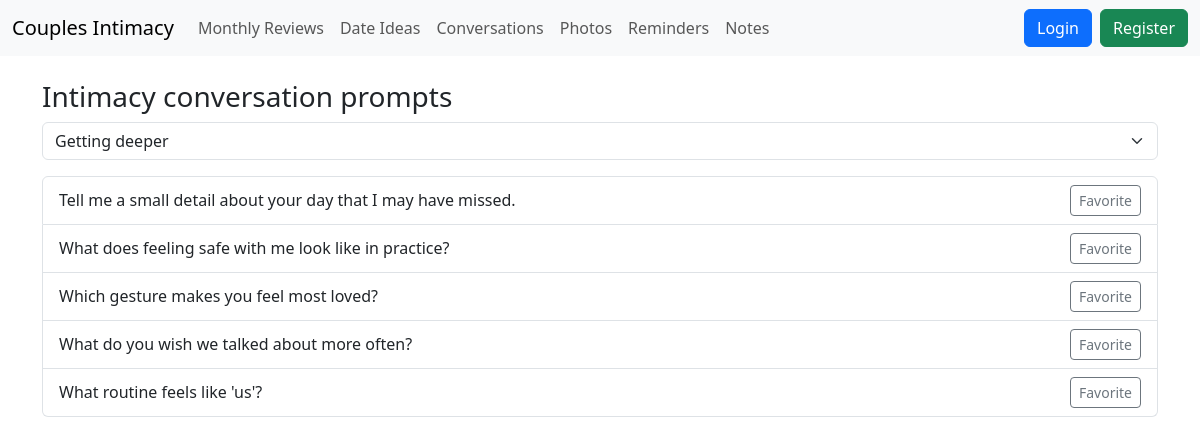
Screenshot of /?r=prompts/index (signed in) with the database file from the repository.
### tables this page shows
CREATE TABLE IF NOT EXISTS conversation_prompts (
  id INT AUTO_INCREMENT PRIMARY KEY,
  category ENUM('getting_deeper','dreams','past','physical','emotional','future') NOT NULL,
  text TEXT NOT NULL,
  privacy_level ENUM('all','established') DEFAULT 'all'
);

### app/Controllers/PromptsController.php (called while the page is built, shortened)
<?php
class PromptsController extends Controller {
    public function indexAction(): void {
        $category = $_GET['category'] ?? 'getting_deeper';
        $prompts = Prompt::listByCategory($category);
        $this->view('prompts/index', compact('prompts','category'));
    }
}

### app/Core/Router.php (called while the page is built, shortened)
<?php
class Router {
    public function dispatch(string $route): void {
        [$controller, $action] = array_pad(explode('/', $route), 2, 'index');
        $actionMethod = $action . 'Action';
        $instance = new $controllerClass();
        $instance->$actionMethod();
    }
}

### public/index.php (called while the page is built, shortened)
<?php
require_once __DIR__ . '/../app/Core/Autoload.php';
$route = $_GET['r'] ?? 'dashboard/index';
$router = new Router();
$router->dispatch($route);

### app/Core/Autoload.php (called while the page is built, shortened)
<?php
spl_autoload_register(function ($class) {
    $prefix = 'App\\';
    $base_dir = __DIR__ . '/../';
    $len = strlen($prefix);
    $relative_class = substr($class, $len);
    $file = $base_dir . str_replace('\\', '/', $relative_class) . '.php';
});

### app/Core/Database.php (called while the page is built, shortened)
<?php
class Database {
    private static ?PDO $pdo = null;
    public static function pdo(): PDO {
        if (self::$pdo === null) {
            $dsn = 'mysql:host=' . DB_HOST . ';dbname=' . DB_NAME . ';charset=' . DB_CHARSET;
            $opts = [
                PDO::ATTR_ERRMODE => PDO::ERRMODE_EXCEPTION,
                PDO::ATTR_DEFAULT_FETCH_MODE => PDO::FETCH_ASSOC,
                PDO::ATTR_EMULATE_PREPARES => false,
            ];
            try {
                self::$pdo = new PDO($dsn, DB_USER, DB_PASS, $opts);
            } catch (PDOException $e) {
                http_response_code(500);
                exit('Database connection failed.');
            }
        }
        return self::$pdo;
    }
}

### app/Models/Prompt.php (called while the page is built, shortened)
<?php
class Prompt {
    public static function listByCategory(string $category): array {
        $stmt = Database::pdo()->prepare("SELECT * FROM conversation_prompts WHERE category=? ORDER BY id");
        $stmt->execute([$category]);
        return $stmt->fetchAll();
    }
}

### app/Core/Helpers.php (called while the page is built, shortened)
<?php
class Helpers {
    public static function e(string $s): string { return htmlspecialchars($s, ENT_QUOTES, 'UTF-8'); }
    public static function route(string $r): string { return BASE_URL . '?r=' . $r; }
}

### app/Views/prompts/index.php (the view, shortened to what this page needs)
<h3>Intimacy conversation prompts</h3>
<form class="mb-3" method="get">
  <select name="category" class="form-select" onchange="this.form.submit()">
    <option value="getting_deeper" <?= $category==='getting_deeper'?'selected':'' ?>>Getting deeper</option>
  </select>
</form>
<ul class="list-group">
  <?php foreach($prompts as $p): ?>
  <li class="list-group-item d-flex justify-content-between align-items-center">
    <span><?= Helpers::e($p['text']) ?></span>
    <form method="post" action="<?= Helpers::route('prompts/favorite&category='.$category) ?>">
      <button class="btn btn-sm btn-outline-secondary">Favorite</button>
    </form>
  </li>
  <?php endforeach; ?>
</ul>

### rows the page displays
conversation_prompts: text "Tell me a small detail about your day that I may have missed."
conversation_prompts: text "What does feeling safe with me look like in practice?"
conversation_prompts: text "Which gesture makes you feel most loved?"
conversation_prompts: text "What do you wish we talked about more often?"
conversation_prompts: text "What routine feels like 'us'?"

### other values shown
Helpers::e(APP_NAME) "Couples Intimacy"
